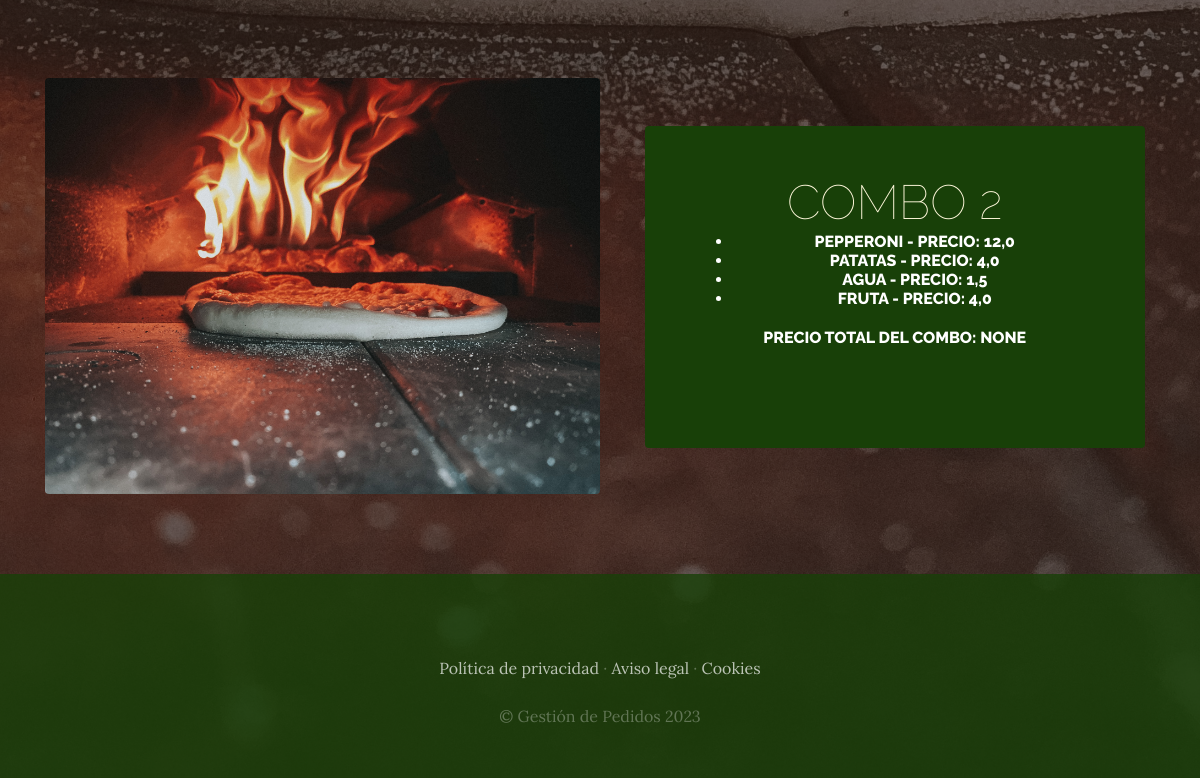
/menu/ (lower part), run on an earlier commit of the app's database.
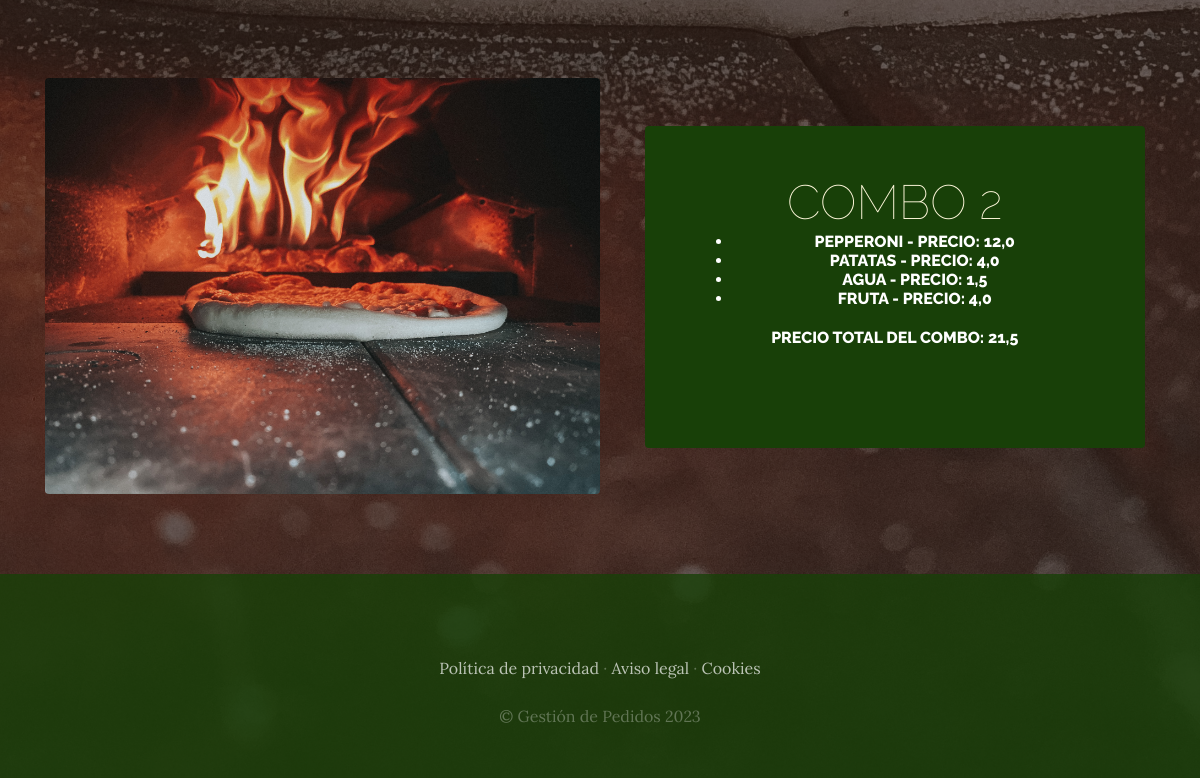
And on a later commit of the database.
### menu/models.py (models this page shows, shortened)
class Combo(models.Model):
    nombre = models.CharField(max_length=50)
    componentes = models.ManyToManyField(Componente)
    created = models.DateTimeField(auto_now_add=True)
    imagen = models.ImageField(upload_to='menu', null=True, blank=True)
    updated = models.DateTimeField(auto_now_add=True)
    precio = models.FloatField(blank=True, null=True)
    class Meta:
        verbose_name = "combo"
        verbose_name_plural = "combos"

class Componente(models.Model):
    nombre = models.CharField(max_length=50)
    categoria = models.ForeignKey(CategoriaProd, on_delete=models.CASCADE)
    precio = models.FloatField()
    imagen = models.ImageField(upload_to='menu', null=True, blank=True)
    created = models.DateTimeField(auto_now_add=True)
    updated = models.DateTimeField(auto_now_add=True)
    class Meta:
        verbose_name = "componente"
        verbose_name_plural = "componentes"

### menu/views.py (the view)
# urls.py: path('menu/', include('menu.urls')),
def menu(request):
    combos = Combo.objects.all()
    return render(request, 'menu/menu.html', {'combos':combos})

### menu/templates/menu/menu.html
{% extends 'Proyectowebapp/base.html' %}
{% load static %}
{% block content %}
    {% for combo in combos %}
    <section class="page-section clearfix">
        <div class="container">
          <div class="intro">
            <img class="intro-img img-fluid mb-3 mb-lg-0 rounded" src="{{ combo.imagen.url }}" alt="" style="width: 50%;">
            <div class="intro-text left-0 text-center bg-faded p-5 rounded">
              <h2 class="section-heading mb-4" >
                <span class="section-heading-lower">{{ combo.nombre }}</span>
                <span class="section-heading-upper"><ul style="color:white">
                    {% for componente in combo.componentes.all %}
                        <li>{{ componente.nombre }} - Precio: {{ componente.precio }}</li>
                    {% endfor %}
                </ul>
                <p style="color:white">Precio Total del Combo: {{ combo.precio }}</p></span>
              </h2>
            </div>
          </div>
        </div>
      </section>
    {% endfor %}
{% endblock %}

### Proyectowebapp/templates/Proyectowebapp/base.html (shortened to what this page needs)
<html>
<head>
  {% load static %}
    <link href="{%static 'Proyectowebapp/vendor/bootstrap/css/bootstrapp.min.css'%}" rel="stylesheet">
    <link href="{%static 'Proyectowebapp/css/gestion.css'%}" rel="stylesheet">
</head>
<body>
    {% block content %}
    {% endblock %}
    <footer class="footer text-faded text-center py-5">
      <div class="container">
        <p class="m-0 mbt">
        	<a href="sample.html" class="link">Política de privacidad</a> ·
        	<a href="sample.html" class="link">Aviso legal</a> ·
        	<a href="sample.html" class="link">Cookies</a>
		</p>
        <p class="m-0 mbt1">&copy; Gestión de Pedidos 2023</p>
      </div>
	</footer>
</body>
</html>

### Proyectowebapp/static/Proyectowebapp/css/gestion.css (style rules this page uses)
body { font-family: 'Lora'; background: linear-gradient(rgba(47, 23, 15, 0.65), rgba(47, 23, 15, 0.65)), url("../img/pizzafondo.jpg"); background-attachment: fixed; background-position: center; background-size: cover; }
h1, h2, h3, h4, h5, h6 { font-family: 'Raleway'; }
p { line-height: 1.75; }
.text-faded { color: rgba(255, 255, 255, 0.3); }
.page-section { margin-top: 5rem; margin-bottom: 5rem; }
.section-heading { text-transform: uppercase; }
.section-heading .section-heading-upper { display: block; font-size: 1rem; font-weight: 800; padding-bottom:.5rem; }
.section-heading .section-heading-lower { display: block; font-size: 3rem; font-weight: 100; }
.bg-faded { background-color: rgba(255, 255, 255, 0.85); }
.intro { position: relative; }
@media (min-width: 992px) { .intro .intro-img { width: 75%; float: left; } }
@media (min-width: 992px) { .intro .intro-text { left: 600; width: 60%; margin-top: 3rem; background-color: rgba(24, 64, 8); color: cornsilk; position: absolute; } }
@media (min-width: 1200px) { .intro .intro-text { width: 45%; } }
.footer { background-color: rgba(24, 64, 8, 0.8); }
.mbt { padding-top: 2rem; }
.mbt1 { padding-top: 1.25rem; }
a.link { color: rgba(255, 255, 255, 0.7); }

What changed in the data, as far as the page shows it:
changed Combo "COMBO 2": precio "NONE" → "21,5"
